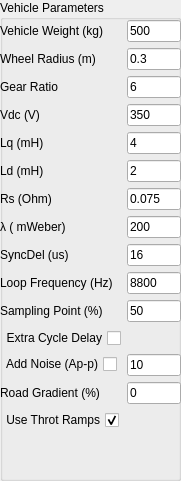
   <widget class="QGroupBox" name="groupBox">
    <property name="geometry">
     <rect>
      <x>10</x>
      <y>10</y>
      <width>181</width>
      <height>481</height>
     </rect>
    </property>
    <property name="title">
     <string>Vehicle Parameters</string>
    </property>
    <widget class="QWidget" name="formLayoutWidget">
     <property name="geometry">
      <rect>
       <x>0</x>
       <y>20</y>
       <width>181</width>
       <height>491</height>
      </rect>
     </property>
     <layout class="QFormLayout" name="formLayout">
      <item row="0" column="0">
       <widget class="QLabel" name="labelVehicleWeight">
        <property name="text">
         <string>Vehicle Weight (kg)</string>
        </property>
       </widget>
      </item>
      <item row="0" column="1">
       <widget class="QLineEdit" name="vehicleWeight">
        <property name="enabled">
         <bool>true</bool>
        </property>
        <property name="text">
         <string>500</string>
        </property>
       </widget>
      </item>
      <item row="1" column="0">
       <widget class="QLabel" name="labelWheelSize">
        <property name="text">
         <string>Wheel Radius (m)</string>
        </property>
       </widget>
      </item>
      <item row="1" column="1">
       <widget class="QLineEdit" name="wheelSize">
        <property name="enabled">
         <bool>true</bool>
        </property>
        <property name="text">
         <string>0.3</string>
        </property>
       </widget>
      </item>
      <item row="2" column="0">
       <widget class="QLabel" name="labelGearRatio">
        <property name="text">
         <string>Gear Ratio</string>
        </property>
       </widget>
      </item>
      <item row="2" column="1">
       <widget class="QLineEdit" name="gearRatio">
        <property name="enabled">
         <bool>true</bool>
        </property>
        <property name="text">
         <string>6</string>
        </property>
       </widget>
      </item>
      <item row="3" column="0">
       <widget class="QLabel" name="labelVdc">
        <property name="text">
         <string>Vdc (V)</string>
        </property>
       </widget>
      </item>
      <item row="3" column="1">
       <widget class="QLineEdit" name="Vdc">
        <property name="enabled">
         <bool>true</bool>
        </property>
        <property name="text">
         <string>350</string>
        </property>
       </widget>
      </item>
      <item row="4" column="0">
       <widget class="QLabel" name="labelLq">
        <property name="text">
         <string>Lq (mH)</string>
        </property>
       </widget>
      </item>
      <item row="4" column="1">
       <widget class="QLineEdit" name="Lq">
        <property name="enabled">
         <bool>true</bool>
        </property>
        <property name="text">
         <string>4</string>
        </property>
       </widget>
      </item>
      <item row="5" column="0">
       <widget class="QLabel" name="labelLd">
        <property name="text">
         <string>Ld (mH)</string>
        </property>
       </widget>
      </item>
      <item row="5" column="1">
       <widget class="QLineEdit" name="Ld">
        <property name="enabled">
         <bool>true</bool>
        </property>
        <property name="text">
         <string>2</string>
        </property>
       </widget>
      </item>
      <item row="6" column="0">
       <widget class="QLabel" name="labelRs">
        <property name="text">
         <string>Rs (Ohm)</string>
        </property>
       </widget>
      </item>
      <item row="6" column="1">
       <widget class="QLineEdit" name="Rs">
        <property name="enabled">
         <bool>true</bool>
        </property>
        <property name="text">
         <string>0.075</string>
        </property>
       </widget>
      </item>
      <item row="7" column="0">
       <widget class="QLabel" name="labelFluxLink">
        <property name="text">
         <string>λ ( mWeber)</string>
        </property>
       </widget>
      </item>
      <item row="7" column="1">
       <widget class="QLineEdit" name="FluxLinkage">
        <property name="enabled">
         <bool>true</bool>
        </property>
        <property name="text">
         <string>200</string>
        </property>
       </widget>
      </item>
      <item row="8" column="0">
       <widget class="QLabel" name="labelSyncDelay">
        <property name="text">
         <string>SyncDel (us)</string>
        </property>
       </widget>
      </item>
      <item row="8" column="1">
       <widget class="QLineEdit" name="SyncDelay">
        <property name="enabled">
         <bool>true</bool>
        </property>
        <property name="text">
         <string>16</string>
        </property>
       </widget>
      </item>
      <item row="9" column="0">
       <widget class="QLabel" name="labelLoopFreq">
        <property name="text">
         <string>Loop Frequency (Hz)</string>
        </property>
       </widget>
      </item>
      <item row="9" column="1">
       <widget class="QLineEdit" name="LoopFreq">
        <property name="enabled">
         <bool>true</bool>
        </property>
        <property name="text">
         <string>8800</string>
        </property>
       </widget>
      </item>
      <item row="10" column="0">
       <widget class="QLabel" name="labelSampPoint">
        <property name="text">
         <string>Sampling Point (%)</string>
        </property>
       </widget>
      </item>
      <item row="10" column="1">
       <widget class="QLineEdit" name="SamplingPoint">
        <property name="enabled">
         <bool>true</bool>
        </property>
        <property name="text">
         <string>50</string>
        </property>
       </widget>
      </item>
      <item row="11" column="0">
       <widget class="QCheckBox" name="ExtraCycleDelay">
        <property name="layoutDirection">
         <enum>Qt::RightToLeft</enum>
        </property>
        <property name="text">
         <string>Extra Cycle Delay</string>
        </property>
        <property name="checked">
         <bool>false</bool>
        </property>
       </widget>
      </item>
      <item row="12" column="0">
       <widget class="QCheckBox" name="AddNoise">
        <property name="layoutDirection">
         <enum>Qt::RightToLeft</enum>
        </property>
        <property name="text">
         <string>Add Noise (Ap-p)</string>
        </property>
        <property name="checked">
         <bool>false</bool>
        </property>
       </widget>
      </item>
      <item row="12" column="1">
       <widget class="QLineEdit" name="NoiseAmp">
        <property name="enabled">
         <bool>true</bool>
        </property>
        <property name="text">
         <string>10</string>
        </property>
       </widget>
      </item>
      <item row="13" column="0">
       <widget class="QLabel" name="labelRoadGradient">
        <property name="text">
         <string>Road Gradient (%)</string>
        </property>
       </widget>
      </item>
      <item row="13" column="1">
       <widget class="QLineEdit" name="RoadGradient">
        <property name="enabled">
         <bool>true</bool>
        </property>
        <property name="text">
         <string>0</string>
        </property>
       </widget>
      </item>
      <item row="14" column="0">
       <widget class="QCheckBox" name="ThrotRamps">
        <property name="layoutDirection">
         <enum>Qt::RightToLeft</enum>
        </property>
        <property name="text">
         <string>Use Throt Ramps</string>
        </property>
        <property name="checked">
         <bool>true</bool>
        </property>
       </widget>
      </item>
     </layout>
    </widget>
   </widget>
